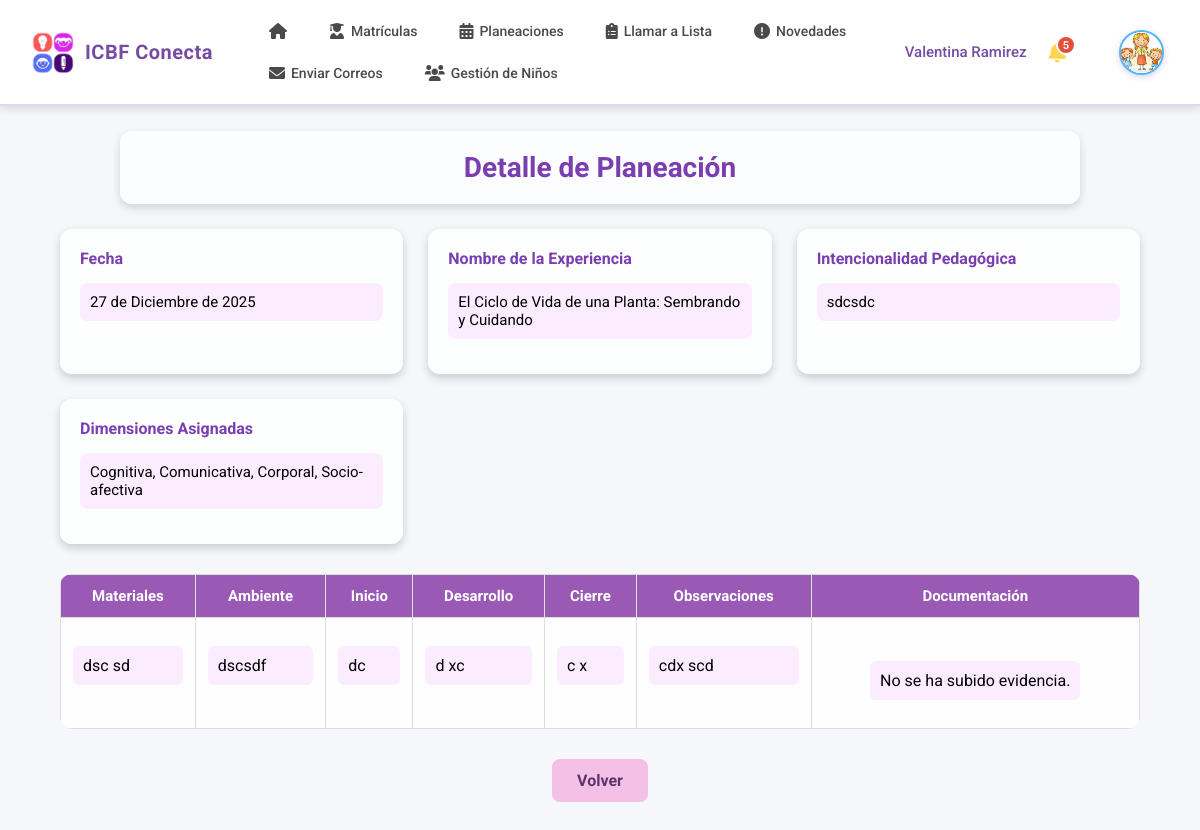
The page /planeaciones/detalle/23/ (signed in) on the database its author committed.
### planeaciones/models.py (models this page shows, shortened)
class Planeacion(models.Model):
    madre = models.ForeignKey(settings.AUTH_USER_MODEL, on_delete=models.CASCADE)
    fecha = models.DateField()
    nombre_experiencia = models.CharField(max_length=200)
    intencionalidad_pedagogica = models.TextField()
    materiales_utilizar = models.TextField()
    ambiente_educativo = models.TextField()
    experiencia_inicio = models.TextField()
    experiencia_pedagogica = models.TextField()
    cierre_experiencia = models.TextField()
    situaciones_presentadas = models.TextField()
    dimensiones = models.ManyToManyField(Dimension, blank=True)

class Dimension(models.Model):
    nombre = models.CharField(max_length=100)

### planeaciones/views.py (the view)
# urls.py: path('detalle/<int:id>/', views.detalle_planeacion, name='detalle_planeacion'),
@login_required
def detalle_planeacion(request, id):
    planeacion = get_object_or_404(Planeacion, id=id, madre=request.user)
    documentos = planeacion.documentos.all()
    return render(request, 'planeaciones/detalle_planeacion.html', {
        'planeacion': planeacion,
        'documentos': documentos
    })

### templates/planeaciones/detalle_planeacion.html (shortened to what this page needs)
{% load static %}
<!DOCTYPE html>
<html lang="es">
<head>
<link rel="stylesheet" href="https://cdnjs.cloudflare.com/ajax/libs/font-awesome/6.0.0-beta3/css/all.min.css"/>
</head>
<body>
{% include 'madre/navbar_madre.html' %}
<div class="main-title1">Detalle de Planeación</div>
<div class="info-cards">
    <div class="card">
        <label>Fecha</label>
        <p>{{ planeacion.fecha }}</p>
    </div>
    <div class="card">
        <label>Nombre de la Experiencia</label>
        <p>{{ planeacion.nombre_experiencia }}</p>
    </div>
    <div class="card">
        <label>Intencionalidad Pedagógica</label>
        <p>{{ planeacion.intencionalidad_pedagogica }}</p>
    </div>
    <div class="card">
        <label>Dimensiones Asignadas</label>
        {% if planeacion.dimensiones.all %}
            <p>
                {% for dim in planeacion.dimensiones.all %}
                    {{ dim.nombre }}{% if not forloop.last %}, {% endif %}
                {% endfor %}
            </p>
        {% else %}
            <p>No se han asignado dimensiones.</p>
        {% endif %}
    </div>
</div>
<div class="table-wrapper">
    <table>
        <thead>
            <tr>
                <th>Materiales</th>
                <th>Ambiente</th>
                <th>Inicio</th>
                <th>Desarrollo</th>
                <th>Cierre</th>
                <th>Observaciones</th>
                <th>Documentación</th>
            </tr>
        </thead>
                <tbody>
            <tr>
                <td data-label="Materiales"><p>{{ planeacion.materiales_utilizar }}</p></td>
                <td data-label="Ambiente"><p>{{ planeacion.ambiente_educativo }}</p></td>
                <td data-label="Inicio"><p>{{ planeacion.experiencia_inicio }}</p></td>
                <td data-label="Desarrollo"><p>{{ planeacion.experiencia_pedagogica }}</p></td>
                <td data-label="Cierre"><p>{{ planeacion.cierre_experiencia }}</p></td>
                <td data-label="Observaciones"><p>{{ planeacion.situaciones_presentadas }}</p></td>
                <td data-label="Documentación">
                    <div class="documentos">
                        {% if documentos %}
                            {% for doc in documentos %}
                                <img src="{{ doc.imagen.url }}" alt="Evidencia {{ forloop.counter }}">
                            {% endfor %}
                        {% else %}
                            <p>No se ha subido evidencia.</p>
                        {% endif %}
                    </div>
                </td>
            </tr>
        </tbody>
    </table>
</div>
<div style="text-align:center;">
    <a href="{% url 'planeaciones:lista_planeaciones' %}" class="btn-volver">Volver</a>
</div>
</body>
</html>

### static/css/navbar_madre.css (style rules this page uses)
:root { --primary-gradient-start: #667eea; --primary-gradient-end: #764ba2; --primary-color: #667eea; --secondary-color: #764ba2; --white: #ffffff; --light-gray: #f5f7fa; --dark-text: #333333; --shadow: 0 2px 10px rgba(0, 0, 0, 0.15); }

### templates/planeaciones/detalle_planeacion.html (style rules this page uses)
* { box-sizing: border-box; }
body { margin: 0; font-family: 'Roboto', sans-serif; background-color: #f5f7fa; }
.main-title1 { text-align: center; margin: 25px auto; padding: 20px; width: 80%; font-size: 28px; font-weight: bold; color: #7a3eb1; background-color: rgba(255,255,255,0.75); border-radius: 12px; box-shadow: 0 4px 10px rgba(0,0,0,0.15); }
.info-cards { width: 90%; margin: auto; display: grid; grid-template-columns: repeat(auto-fit, minmax(260px, 1fr)); gap: 25px; margin-bottom: 30px; }
.card { padding: 20px; background: rgba(255,255,255,0.80); border-radius: 12px; box-shadow: 0 4px 10px rgba(0,0,0,0.18); }
.card label { font-weight: bold; color: #7a3eb1; margin-bottom: 8px; display: block; }
.card p { background: rgba(243,196,255,0.3); padding: 10px; border-radius: 8px; font-size: 15px; }
.table-wrapper { width: 90%; margin: auto; }
table { width: 100%; border-collapse: collapse; background: rgba(255,255,255,0.85); border-radius: 12px; overflow: hidden; }
th, td { padding: 12px; border: 1px solid #ddd; vertical-align: top; }
th { background: #9B59B6; color: white; font-size: 15px; }
td p { background: rgba(243,196,255,0.3); padding: 10px; border-radius: 6px; }
.documentos { display: flex; flex-wrap: wrap; gap: 15px; justify-content: center; margin-top: 15px; }
.btn-volver { display: inline-block; margin: 30px auto; background-color: #f3c1e5; color: #5e3370; padding: 12px 25px; border-radius: 8px; text-decoration: none; font-weight: bold; transition: 0.3s; }
.info-cards .card { animation: fadeIn 1.2s ease forwards; transition: transform 0.3s ease, box-shadow 0.3s ease; }
.table-wrapper { animation: slideUp 1.1s ease forwards; }
.btn-volver { animation: fadeIn 1.2s ease forwards; transition: transform 0.3s ease, background-color 0.3s ease; }

### rows shown on the page
Planeacion: fecha "27 de Diciembre de 2025", nombre_experiencia "El Ciclo de Vida de una Planta: Sembrando y Cuidando", intencionalidad_pedagogica "sdcsdc", materiales_utilizar "dsc sd", ambiente_educativo "dscsdf", experiencia_inicio "dc", experiencia_pedagogica "d xc", cierre_experiencia "c x", situaciones_presentadas "cdx scd"
Dimension: nombre "Cognitiva"
Dimension: nombre "Comunicativa"
Dimension: nombre "Corporal"
Dimension: nombre "Socio-afectiva"

### other values the page prints
{{ nombre_madre }} "Valentina Ramirez"
{{ notifications_count }} "5"
